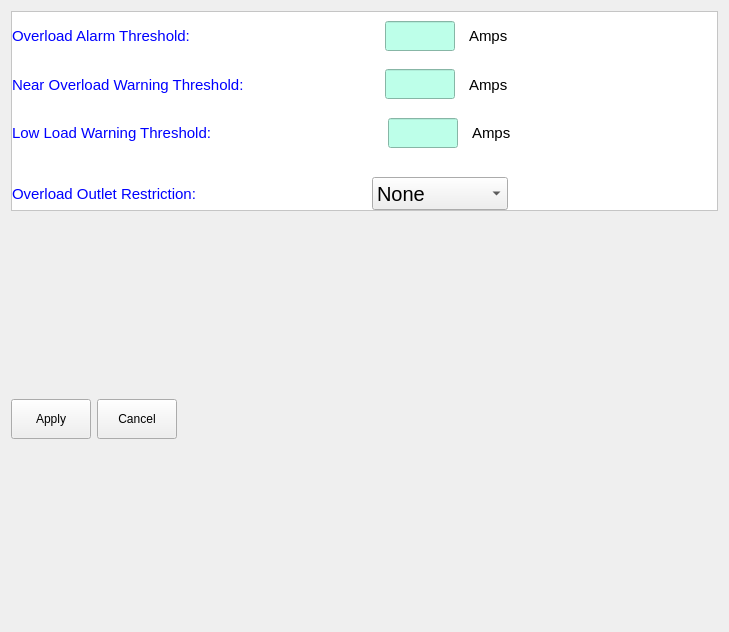
<?xml version="1.0" encoding="UTF-8"?>
<ui version="4.0">
 <class>LoadManagement</class>
 <widget class="QWidget" name="LoadManagement">
  <property name="geometry">
   <rect>
    <x>0</x>
    <y>0</y>
    <width>729</width>
    <height>632</height>
   </rect>
  </property>
  <property name="font">
   <font>
    <pointsize>9</pointsize>
   </font>
  </property>
  <property name="windowTitle">
   <string>Form</string>
  </property>
  <property name="styleSheet">
   <string notr="true">
QLineEdit{
	color: blue;
	background-color: rgb(189, 255, 233);
	section-color: rgb(189, 255, 233);
	selection-background-color: blue;
	font-size: 15px;
}

QLabel{
	font-size: 15px;
}</string>
  </property>
  <layout class="QVBoxLayout" name="verticalLayout_4">
   <item>
    <widget class="QFrame" name="frame">
     <property name="minimumSize">
      <size>
       <width>0</width>
       <height>200</height>
      </size>
     </property>
     <property name="styleSheet">
      <string notr="true">QFrame {
	background-color: white;
}</string>
     </property>
     <property name="frameShape">
      <enum>QFrame::StyledPanel</enum>
     </property>
     <property name="frameShadow">
      <enum>QFrame::Raised</enum>
     </property>
     <layout class="QHBoxLayout" name="horizontalLayout_9">
      <property name="spacing">
       <number>0</number>
      </property>
      <property name="leftMargin">
       <number>0</number>
      </property>
      <property name="topMargin">
       <number>0</number>
      </property>
      <property name="rightMargin">
       <number>0</number>
      </property>
      <property name="bottomMargin">
       <number>0</number>
      </property>
      <item>
       <layout class="QVBoxLayout" name="verticalLayout_3">
        <item>
         <layout class="QHBoxLayout" name="horizontalLayout_4">
          <item>
           <widget class="QLabel" name="label">
            <property name="styleSheet">
             <string notr="true">QLabel {
	margin: 0px;
	color: blue;
	border-top: 0px;
	border-right: 0px;
	border-left: 0px;
}</string>
            </property>
            <property name="text">
             <string>Overload Alarm Threshold:</string>
            </property>
           </widget>
          </item>
          <item>
           <spacer name="horizontalSpacer">
            <property name="orientation">
             <enum>Qt::Horizontal</enum>
            </property>
            <property name="sizeHint" stdset="0">
             <size>
              <width>40</width>
              <height>20</height>
             </size>
            </property>
           </spacer>
          </item>
          <item>
           <widget class="QLineEdit" name="lineEdit">
            <property name="sizePolicy">
             <sizepolicy hsizetype="Fixed" vsizetype="Fixed">
              <horstretch>0</horstretch>
              <verstretch>0</verstretch>
             </sizepolicy>
            </property>
            <property name="minimumSize">
             <size>
              <width>0</width>
              <height>30</height>
             </size>
            </property>
            <property name="maximumSize">
             <size>
              <width>70</width>
              <height>16777215</height>
             </size>
            </property>
            <property name="styleSheet">
             <string notr="true">
</string>
            </property>
           </widget>
          </item>
          <item>
           <widget class="QLabel" name="label_2">
            <property name="styleSheet">
             <string notr="true">QLabel{
	padding: 10px;
}
</string>
            </property>
            <property name="text">
             <string>Amps</string>
            </property>
           </widget>
          </item>
          <item>
           <spacer name="horizontalSpacer_6">
            <property name="orientation">
             <enum>Qt::Horizontal</enum>
            </property>
            <property name="sizeHint" stdset="0">
             <size>
              <width>40</width>
              <height>20</height>
             </size>
            </property>
           </spacer>
          </item>
          <item>
           <spacer name="horizontalSpacer_13">
            <property name="orientation">
             <enum>Qt::Horizontal</enum>
            </property>
            <property name="sizeType">
             <enum>QSizePolicy::Fixed</enum>
            </property>
            <property name="sizeHint" stdset="0">
             <size>
              <width>0</width>
              <height>20</height>
             </size>
            </property>
           </spacer>
          </item>
         </layout>
        </item>
        <item>
         <layout class="QHBoxLayout" name="horizontalLayout_5">
          <item>
           <widget class="QLabel" name="label_3">
            <property name="styleSheet">
             <string notr="true">QLabel {
	margin: 0px;
	color: blue;
	border-top: 0px;
	border-right: 0px;
	border-left: 0px;
}</string>
            </property>
            <property name="text">
             <string>Near Overload Warning Threshold:</string>
            </property>
           </widget>
          </item>
          <item>
           <spacer name="horizontalSpacer_2">
            <property name="orientation">
             <enum>Qt::Horizontal</enum>
            </property>
            <property name="sizeType">
             <enum>QSizePolicy::Expanding</enum>
            </property>
            <property name="sizeHint" stdset="0">
             <size>
              <width>31</width>
              <height>20</height>
             </size>
            </property>
           </spacer>
          </item>
          <item>
           <widget class="QLineEdit" name="lineEdit_4">
            <property name="sizePolicy">
             <sizepolicy hsizetype="Fixed" vsizetype="Fixed">
              <horstretch>0</horstretch>
              <verstretch>0</verstretch>
             </sizepolicy>
            </property>
            <property name="minimumSize">
             <size>
              <width>0</width>
              <height>30</height>
             </size>
            </property>
            <property name="maximumSize">
             <size>
              <width>70</width>
              <height>16777215</height>
             </size>
            </property>
            <property name="styleSheet">
             <string notr="true"/>
            </property>
           </widget>
          </item>
          <item>
           <widget class="QLabel" name="label_4">
            <property name="styleSheet">
             <string notr="true">QLabel{
	padding: 10px;
}
</string>
            </property>
            <property name="text">
             <string>Amps</string>
            </property>
           </widget>
          </item>
          <item>
           <spacer name="horizontalSpacer_10">
            <property name="orientation">
             <enum>Qt::Horizontal</enum>
            </property>
            <property name="sizeHint" stdset="0">
             <size>
              <width>40</width>
              <height>20</height>
             </size>
            </property>
           </spacer>
          </item>
          <item>
           <spacer name="horizontalSpacer_7">
            <property name="orientation">
             <enum>Qt::Horizontal</enum>
            </property>
            <property name="sizeType">
             <enum>QSizePolicy::Fixed</enum>
            </property>
            <property name="sizeHint" stdset="0">
             <size>
              <width>55</width>
              <height>20</height>
             </size>
            </property>
           </spacer>
          </item>
         </layout>
        </item>
        <item>
         <layout class="QHBoxLayout" name="horizontalLayout_6">
          <item>
           <widget class="QLabel" name="label_5">
            <property name="styleSheet">
             <string notr="true">QLabel {
	margin: 0px;
	color: blue;
	border-top: 0px;
	border-right: 0px;
	border-left: 0px;
}</string>
            </property>
            <property name="text">
             <string>Low Load Warning Threshold:</string>
            </property>
           </widget>
          </item>
          <item>
           <spacer name="horizontalSpacer_3">
            <property name="orientation">
             <enum>Qt::Horizontal</enum>
            </property>
            <property name="sizeHint" stdset="0">
             <size>
              <width>40</width>
              <height>20</height>
             </size>
            </property>
           </spacer>
          </item>
          <item>
           <widget class="QLineEdit" name="lineEdit_5">
            <property name="sizePolicy">
             <sizepolicy hsizetype="Fixed" vsizetype="Fixed">
              <horstretch>0</horstretch>
              <verstretch>0</verstretch>
             </sizepolicy>
            </property>
            <property name="minimumSize">
             <size>
              <width>0</width>
              <height>30</height>
             </size>
            </property>
            <property name="maximumSize">
             <size>
              <width>70</width>
              <height>16777215</height>
             </size>
            </property>
            <property name="styleSheet">
             <string notr="true"/>
            </property>
           </widget>
          </item>
          <item>
           <widget class="QLabel" name="label_6">
            <property name="styleSheet">
             <string notr="true">QLabel{
	padding: 10px;
}
</string>
            </property>
            <property name="text">
             <string>Amps</string>
            </property>
           </widget>
          </item>
          <item>
           <spacer name="horizontalSpacer_11">
            <property name="orientation">
             <enum>Qt::Horizontal</enum>
            </property>
            <property name="sizeHint" stdset="0">
             <size>
              <width>40</width>
              <height>20</height>
             </size>
            </property>
           </spacer>
          </item>
          <item>
           <spacer name="horizontalSpacer_8">
            <property name="orientation">
             <enum>Qt::Horizontal</enum>
            </property>
            <property name="sizeType">
             <enum>QSizePolicy::Fixed</enum>
            </property>
            <property name="sizeHint" stdset="0">
             <size>
              <width>15</width>
              <height>20</height>
             </size>
            </property>
           </spacer>
          </item>
         </layout>
        </item>
        <item>
         <spacer name="verticalSpacer_3">
          <property name="orientation">
           <enum>Qt::Vertical</enum>
          </property>
          <property name="sizeType">
           <enum>QSizePolicy::Fixed</enum>
          </property>
          <property name="sizeHint" stdset="0">
           <size>
            <width>10</width>
            <height>20</height>
           </size>
          </property>
         </spacer>
        </item>
        <item>
         <layout class="QHBoxLayout" name="horizontalLayout_7">
          <item>
           <widget class="QLabel" name="label_7">
            <property name="styleSheet">
             <string notr="true">QLabel {
	margin: 0px;
	color: blue;
	border-top: 0px;
	border-right: 0px;
	border-left: 0px;
}</string>
            </property>
            <property name="text">
             <string>Overload Outlet Restriction:</string>
            </property>
           </widget>
          </item>
          <item>
           <spacer name="horizontalSpacer_4">
            <property name="orientation">
             <enum>Qt::Horizontal</enum>
            </property>
            <property name="sizeHint" stdset="0">
             <size>
              <width>40</width>
              <height>20</height>
             </size>
            </property>
           </spacer>
          </item>
          <item>
           <widget class="QComboBox" name="comboBox">
            <property name="minimumSize">
             <size>
              <width>99</width>
              <height>33</height>
             </size>
            </property>
            <property name="maximumSize">
             <size>
              <width>16777215</width>
              <height>16777215</height>
             </size>
            </property>
            <property name="font">
             <font>
              <pointsize>15</pointsize>
             </font>
            </property>
            <property name="styleSheet">
             <string notr="true"/>
            </property>
            <item>
             <property name="text">
              <string>None</string>
             </property>
            </item>
            <item>
             <property name="text">
              <string>On Warning</string>
             </property>
            </item>
            <item>
             <property name="text">
              <string>On Alarm</string>
             </property>
            </item>
           </widget>
          </item>
          <item>
           <spacer name="horizontalSpacer_12">
            <property name="orientation">
             <enum>Qt::Horizontal</enum>
            </property>
            <property name="sizeHint" stdset="0">
             <size>
              <width>40</width>
              <height>20</height>
             </size>
            </property>
           </spacer>
          </item>
          <item>
           <spacer name="horizontalSpacer_9">
            <property name="orientation">
             <enum>Qt::Horizontal</enum>
            </property>
            <property name="sizeType">
             <enum>QSizePolicy::Fixed</enum>
            </property>
            <property name="sizeHint" stdset="0">
             <size>
              <width>33</width>
              <height>20</height>
             </size>
            </property>
           </spacer>
          </item>
         </layout>
        </item>
       </layout>
      </item>
     </layout>
    </widget>
   </item>
   <item>
    <spacer name="verticalSpacer">
     <property name="orientation">
      <enum>Qt::Vertical</enum>
     </property>
     <property name="sizeHint" stdset="0">
      <size>
       <width>20</width>
       <height>40</height>
      </size>
     </property>
    </spacer>
   </item>
   <item>
    <layout class="QHBoxLayout" name="horizontalLayout_8">
     <item>
      <widget class="QPushButton" name="pushButton">
       <property name="sizePolicy">
        <sizepolicy hsizetype="Fixed" vsizetype="Fixed">
         <horstretch>0</horstretch>
         <verstretch>0</verstretch>
        </sizepolicy>
       </property>
       <property name="minimumSize">
        <size>
         <width>0</width>
         <height>40</height>
        </size>
       </property>
       <property name="text">
        <string>Apply</string>
       </property>
      </widget>
     </item>
     <item>
      <widget class="QPushButton" name="pushButton_2">
       <property name="sizePolicy">
        <sizepolicy hsizetype="Fixed" vsizetype="Fixed">
         <horstretch>0</horstretch>
         <verstretch>0</verstretch>
        </sizepolicy>
       </property>
       <property name="minimumSize">
        <size>
         <width>0</width>
         <height>40</height>
        </size>
       </property>
       <property name="text">
        <string>Cancel</string>
       </property>
      </widget>
     </item>
     <item>
      <spacer name="horizontalSpacer_5">
       <property name="orientation">
        <enum>Qt::Horizontal</enum>
       </property>
       <property name="sizeHint" stdset="0">
        <size>
         <width>40</width>
         <height>20</height>
        </size>
       </property>
      </spacer>
     </item>
    </layout>
   </item>
   <item>
    <spacer name="verticalSpacer_2">
     <property name="orientation">
      <enum>Qt::Vertical</enum>
     </property>
     <property name="sizeHint" stdset="0">
      <size>
       <width>20</width>
       <height>40</height>
      </size>
     </property>
    </spacer>
   </item>
  </layout>
 </widget>
 <resources/>
 <connections/>
</ui>
